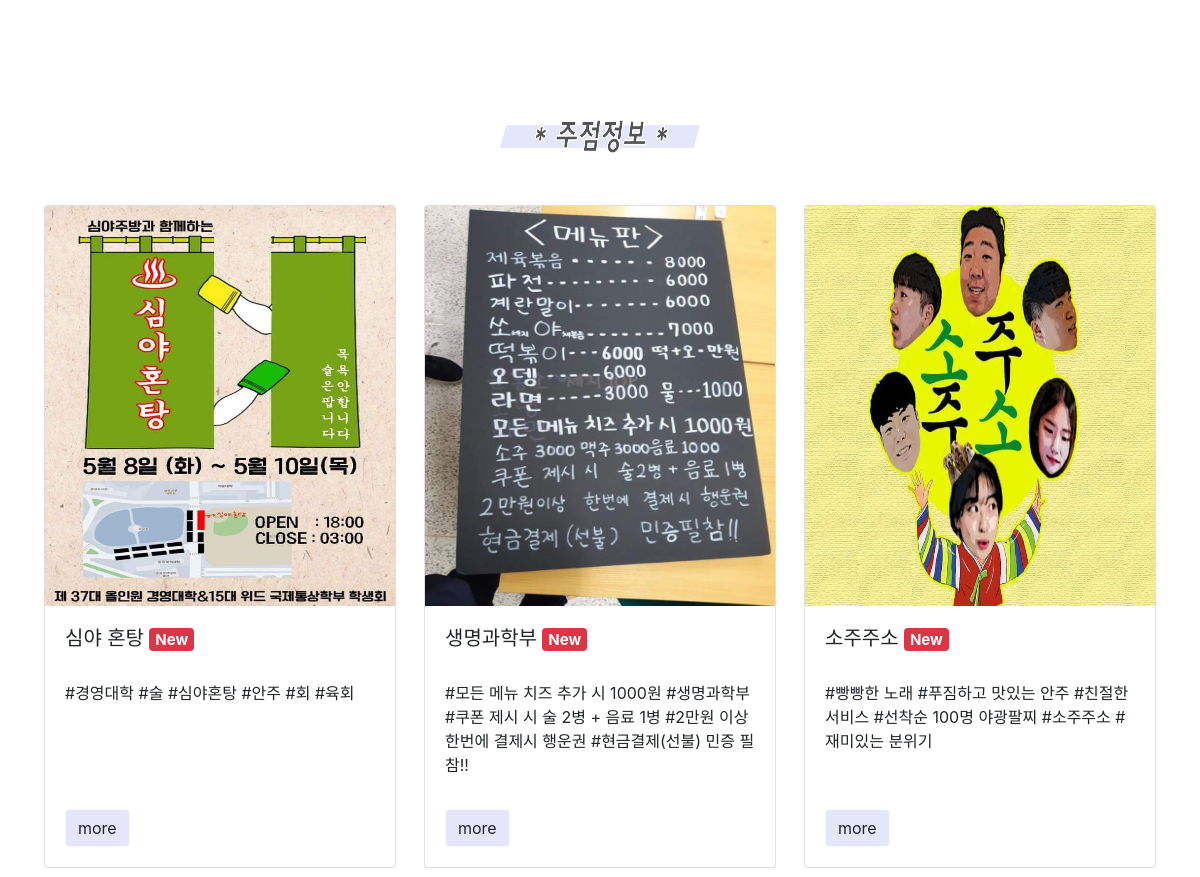
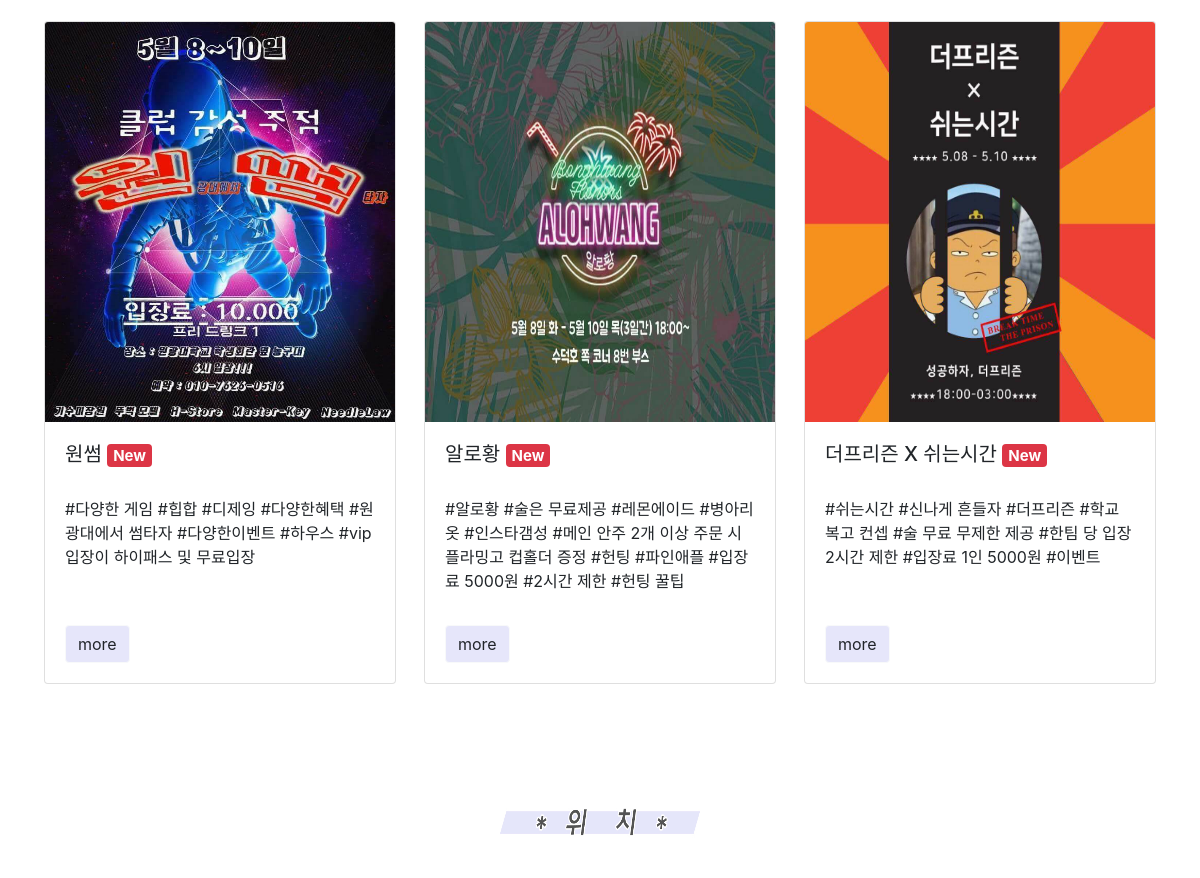
/home/main/ (middle part), run on an earlier commit of the app's database (2 pictures, top to bottom).
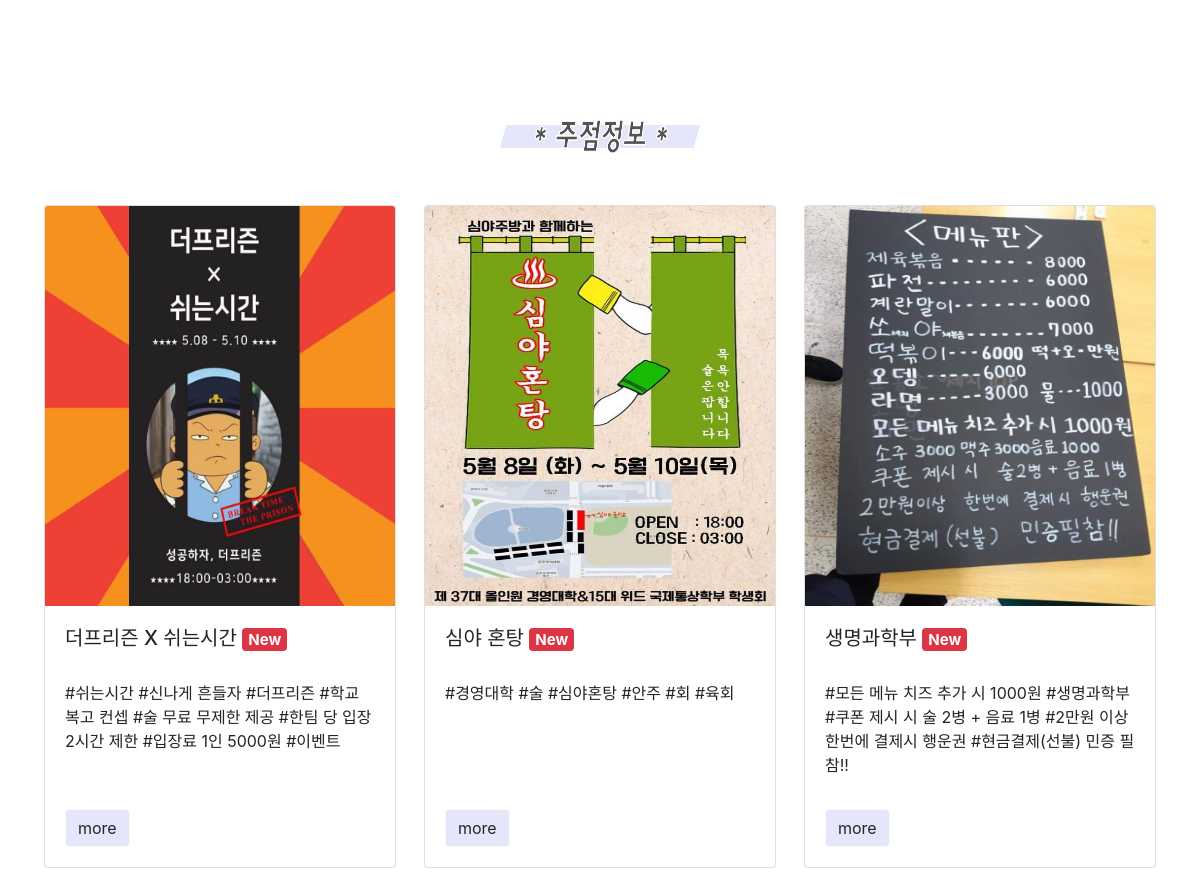
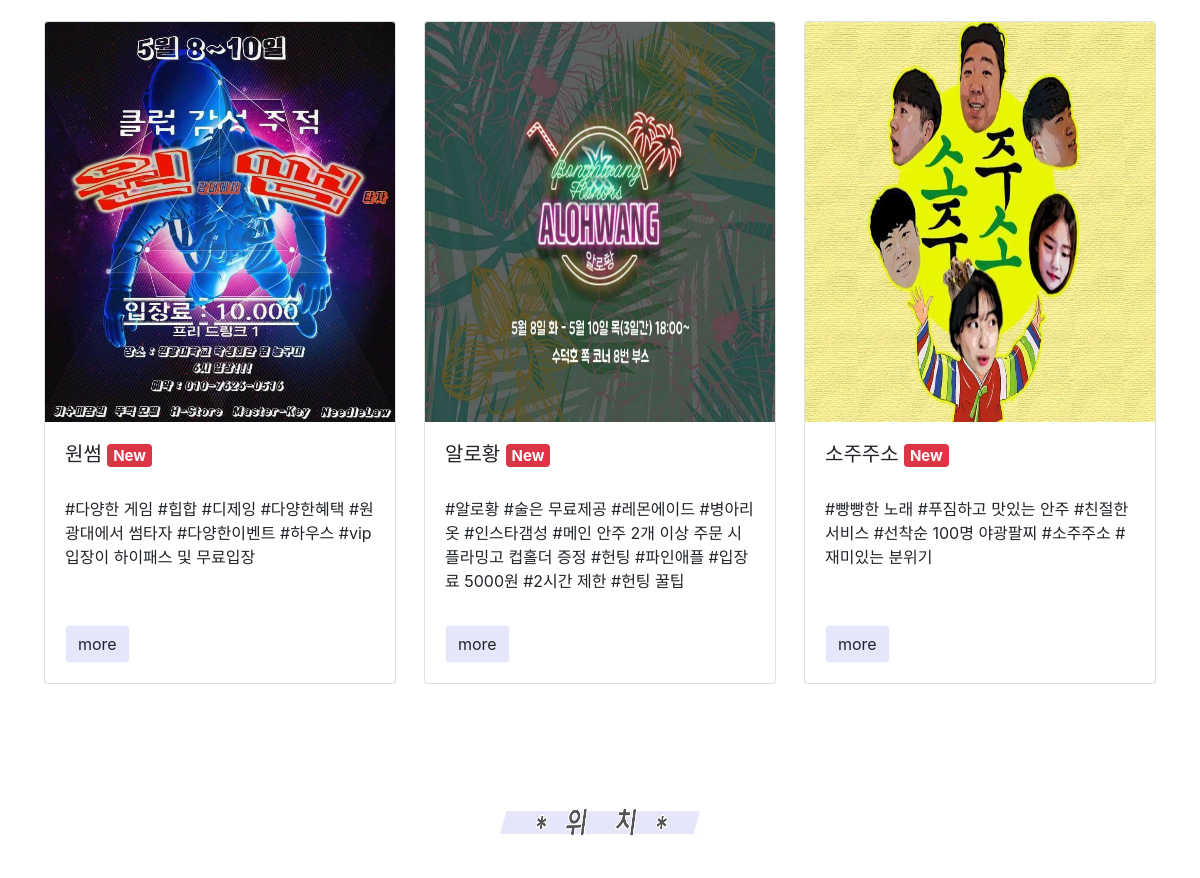
And on a later commit of the database (2 pictures, top to bottom).
### jujum/models.py (models this page shows, shortened)
class Jujum(models.Model):
    title = models.CharField(max_length=20)
    content = models.TextField(blank=True, null=True)
    menu = models.ImageField(null=True, blank=True, upload_to='home/%Y/%m/%d')
    image1 = models.ImageField(null=True, blank=True, upload_to='home/%Y/%m/%d')
    image2 = models.ImageField(null=True, blank=True, upload_to='home/%Y/%m/%d')
    image3 = models.ImageField(null=True, blank=True, upload_to='home/%Y/%m/%d')
    tags = TaggableManager()
    like_count = models.IntegerField(default=0)
    lat = models.DecimalField(max_digits=9, decimal_places=6, null=True)
    lng = models.DecimalField(max_digits=9, decimal_places=6, null=True)
    priority = models.IntegerField(default=0, null=True, blank=True)
    class Meta:
        ordering = ["priority"]

### home/views.py (the view)
# urls.py: path('main/', views.MainView.as_view(), name='main')
class MainView(generic.TemplateView):
    template_name = 'home/main.html'
    def get_context_data(self, **kwargs):
        context = super(MainView, self).get_context_data(**kwargs)
        context['nanjang_list'] = Nanjang.objects.all()
        context['jujum_list'] = Jujum.objects.all()
        return context

### home/templates/home/main.html (shortened to what this page needs)
{% extends 'home/base.html' %}
{% load staticfiles %}
{% block content %}
<div class="container main" id="main_section">
        {% include 'nanjang/nanjang_list.html' %}
        {% include 'jujum/jujum_list.html' %}
        {% include 'home/map.html' %}
    </div>
{% endblock %}

### jujum/templates/jujum/jujum_list.html (shortened to what this page needs)
{% load staticfiles %}
<div class="category">
    <img src="{% static '/image/category/jujum.jpg' %}">
</div>
<div class="row">
    {% for jujum in jujum_list %}
    <div class="list col-xs-12 col-md-6 col-lg-4 col-xl-4">
        <div class="card list_margin margin_bottom">
            {% if jujum.image1 %}
                <a href="{% url 'jujum:detail' jujum.pk %}"><img class="card-img-top jujum-card" src="{{ jujum.image1.url }}"></a>
            {% else %}
                <a href="{% url 'jujum:detail' jujum.pk %}"><img class="card-img-top jujum-card" src="/static/image/default.jpg"></a>
            {% endif %}
            <div class="card-body">
                <h5 class="card-title">
                    {{ jujum.title }}
                    <span class="badge badge-danger">New</span>
                </h5>
                <div class="tag_section">
                    {% for tag in jujum.tags.all %}
                        <li class="tag_display"> #{{ tag }} </li>
                    {% endfor %}
                </div>
                <br /><br />
                <a href="{% url 'jujum:detail' jujum.pk %}" class="btn btn-light more">more</a>
            </div>
        </div>
    </div>
    {% endfor %}
</div>

What changed in the data, as far as the page shows it:
changed Jujum "더프리즌 X 쉬는시간": moves up the list
changed Jujum "소주주소": moves down the list
